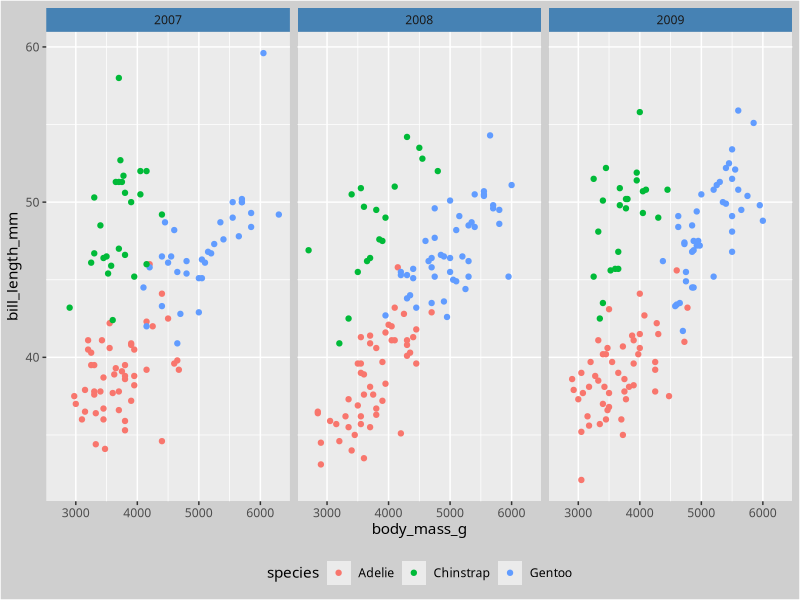
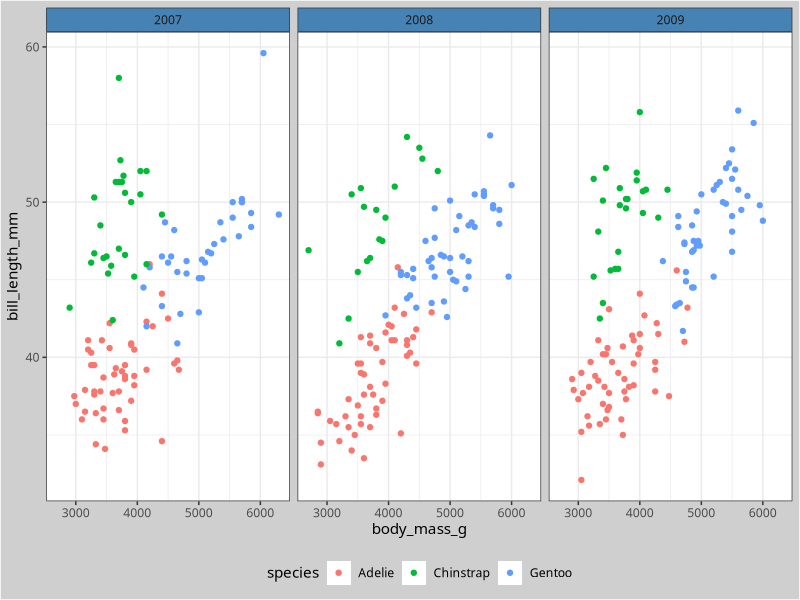
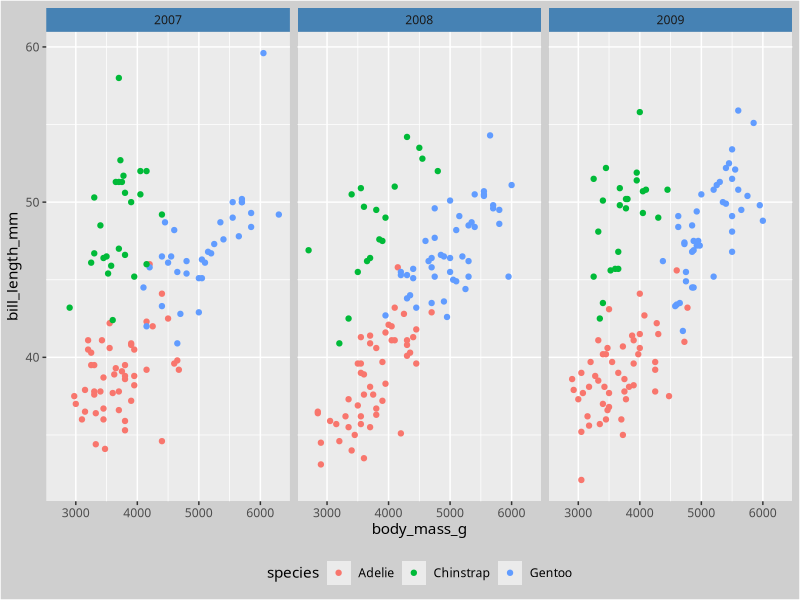
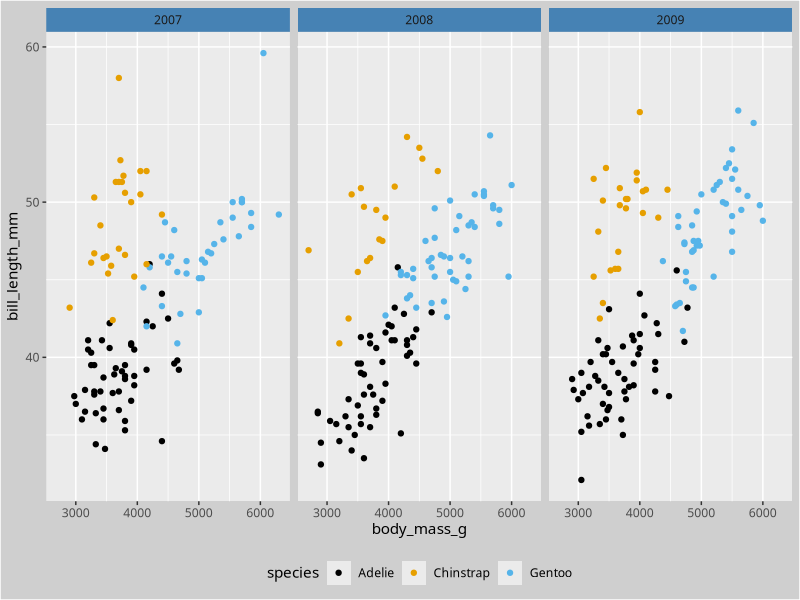
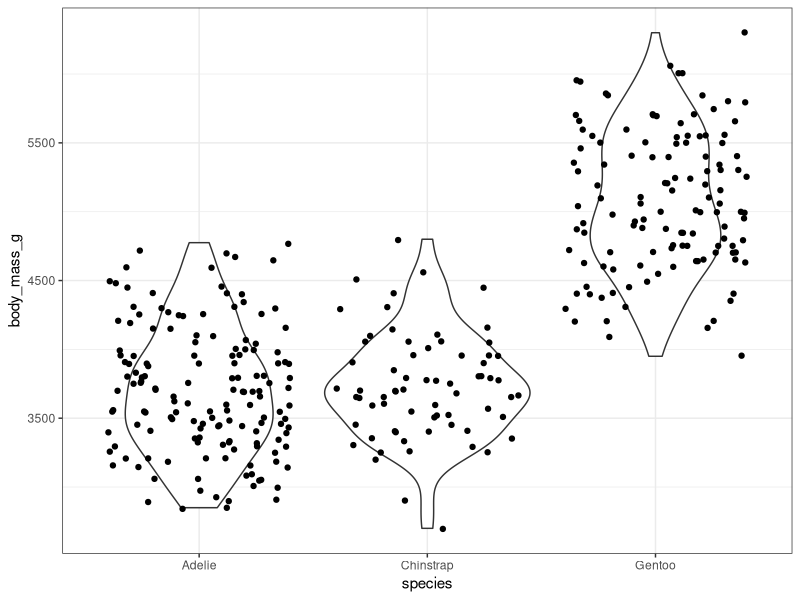
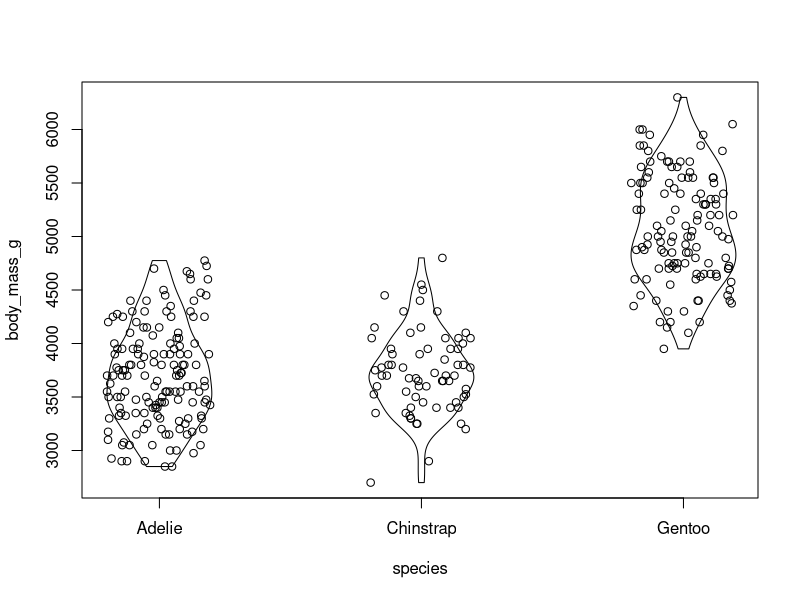

Here is the R script that generated these plots, in order:
## ---- chunk 1
library(ggplot2)
library(palmerpenguins)

mytheme <- theme(strip.background = element_rect(fill = "steelblue"), 
        text = element_text(family = "Comic sans"), 
        plot.background = element_rect(fill = "grey81"), 
        legend.background = element_rect(fill = NA), 
        legend.position = "bottom"
        ) 

ggplot(penguins, aes(x = body_mass_g, y = bill_length_mm, color = species)) + 
  geom_point() + facet_wrap(~ year) + mytheme

theme_set(theme_bw())
ggplot(penguins, aes(x = body_mass_g, y = bill_length_mm, color = species)) + 
  geom_point() + facet_wrap(~ year) + mytheme
## ---- chunk 2
my_fulltheme <- theme_grey() + mytheme

ggplot(penguins, aes(x = body_mass_g, y = bill_length_mm, color = species)) + 
  geom_point() + facet_wrap(~ year) + my_fulltheme
## ---- chunk 3
my_qual_scale <- function(...) {
  discrete_scale("color", scale_name = "OI", 
                 palette = function(x) {
                   res <- palette.colors(x, "Okabe-Ito")[1:x]
                   names(res) <- NULL
                   res
                 }, ...)
}

ggplot(penguins, aes(x = body_mass_g, y = bill_length_mm, color = species)) + 
  geom_point() + facet_wrap(~ year) + my_fulltheme + my_qual_scale()
## ---- chunk 4
ggplot(penguins, aes(x = species, y = body_mass_g)) + geom_violin() + geom_jitter()
## ---- chunk 5
dens_by_species <- split(penguins$body_mass_g, penguins$species) |> 
  lapply(density, na.rm = TRUE, cut = 0)

plot(body_mass_g ~ jitter(as.numeric(as.factor(species))), 
     data = penguins, xaxt = "n", xlab = "species")

for(i in 1:length(dens_by_species)) {
  
  den <- dens_by_species[[i]]
  newx <- c(0.2 * (den$y / max(den$y)) + i, 
            rev(-0.2 * (den$y / max(den$y)) + i))
  newy <- c(den$x, rev(den$x))
  
  polygon(newx,  newy)
}
axis(side = 1, at = 1:3, labels = levels(as.factor(penguins$species)))

